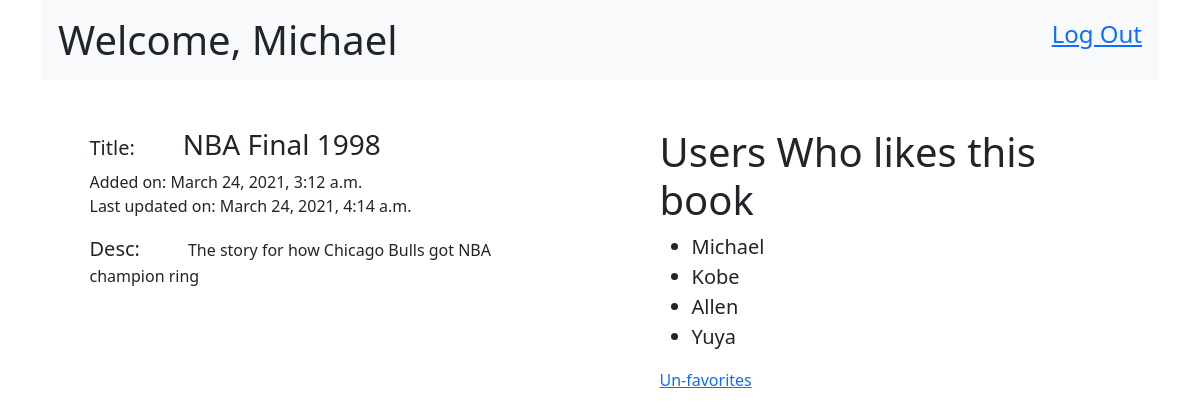
The app's page /books/2 (signed in) with its own data.
### login_app/models.py (models this page shows)
class Users(models.Model):
    first_name = models.CharField(max_length=45)
    last_name = models.CharField(max_length=45)
    email = models.CharField(max_length=255)
    password = models.CharField(max_length=255)
    created_at = models.DateTimeField(auto_now_add=True)
    updated_at = models.DateTimeField(auto_now=True)
    objects = UsersManager()

### favorite_books_app/models.py (models this page shows)
class Books(models.Model):
    title = models.CharField(max_length=100)
    description = models.TextField()
    uploaded_by = models.ForeignKey(Users, related_name="books_uploaded", on_delete=models.CASCADE)
    users_who_like = models.ManyToManyField(Users, related_name="liked_books")
    created_at = models.DateTimeField(null=True, auto_now_add=True)
    updated_at = models.DateTimeField(null=True, auto_now=True)
    objects = BooksManager()

### favorite_books_app/views.py (the view)
# urls.py: path('<int:book_id>', views.edit_book),
def edit_book(request, book_id):
    user = Users.objects.get(id=request.session['userid'])
    this_book = Books.objects.get(id=book_id)
    like_users = this_book.users_who_like.all()
    context = {
        'user': user,
        'book': this_book,
        'like_users': like_users,
    }
    return render(request, 'edit.html', context)

### favorite_books_app/templates/edit.html (shortened to what this page needs)
<!DOCTYPE html>
<html lang="en">
<head>
    <link href="https://cdn.jsdelivr.net/npm/bootstrap@5.0.0-beta2/dist/css/bootstrap.min.css" rel="stylesheet">
</head>
<body>
    <div class="container">
        <div class="header d-flex justify-content-between bg-light">
            <h1 class="m-3">Welcome, {{user.first_name}}</h1>
            <a href="/books/logout" class="m-3 fs-4">Log Out</a>
        </div>
        <div class="row mt-5 d-flex justify-content-around">
            {% if user.id is book.uploaded_by.id %}
            <div class="col-md-5">
                <ul>
                    {% for message in messages %}
                    <li>{{message}}</li>
                    {% endfor %}
                </ul>
                <form action="/books/{{book.id}}/update" method="POST">
                    {% csrf_token %}
                    <div class="container">
                        <div class="row">
                            <label for="colFormLabelLg" class="col-sm-2 col-form-label col-form-label-lg">Title:</label>
                            <div class="col-sm-10">
                                <input type="text" class="form-control form-control-lg" id="colFormLabelLg" name="title" value="{{book.title}}">
                            </div>
                        </div>
                        <p class="ps-5 ms-5">
                            Added on: {{book.created_at}}<br>
                            Last updated on: {{book.updated_at}}
                        </p>
                        <div class="row">
                            <label for="colFormLabelLg" class="col-sm-2 col-form-label col-form-label-lg">Description:</label>
                            <div class="col-sm-10 mt-5">
                                <textarea name="description" id="" cols="50" rows="3">{{book.description}}</textarea>
                            </div>
                        </div>
                    </div>
                    <div class="text-center mt-5">
                        <button type="submit" class="btn btn-primary btn-lg">Update</button>
                    </div>
                </form>
                <form action="/books/{{book.id}}/delete">
                    <button type="submit" class="btn btn-danger btn-lg" style="position: absolute; left: 465px; top: 435px;">Delete</button>
                </form>
            </div>
            <div class="col-md-5">
                <h2>Users Who likes this book</h2>
                <ul>
                    {% for like_user in like_users %}
                    <li class="fs-5">
                        <span class="me-3">{{like_user.first_name}}</span>
                        {% if user.id is like_user.id %}
                        <a href="/books/{{book.id}}/remove_favorite">Unfavorite</a>
                        {% endif %}
                    </li>
                    {% endfor %}
                </ul>
            </div>
            {% else %}
            <div class="col-md-5">
                <h3><span class="fs-5 me-5">Title:</span>{{book.title}}</h3>
                <p>
                    Added on: {{book.created_at}}<br>
                    Last updated on: {{book.updated_at}}
                </p>
                <p><span class="fs-5 me-5">Desc:</span>{{book.description}}</p>
            </div>
            <div class="col-md-5">
                <h1>Users Who likes this book</h1>
                <ul>
                    {% for like_user in like_users %}
                    <li class="fs-5 mb-0">{{like_user.first_name}}</li>
                    {% endfor %}
                </ul>
                {% if user in like_users %}
                <a href="/books/{{book.id}}/remove_favorite">Un-favorites</a>
                {% else %}
                <a href="/books/{{book.id}}/add_favorite">Add To Favorites</a>
                {% endif %}
            </div>
            {% endif %}
        </div>
    </div>
</body>
</html>

### records on screen
Users: first_name "Michael"
Books: title "NBA Final 1998", created_at "March 24, 2021, 3:12 a.m.", updated_at "March 24, 2021, 4:14 a.m.", description "The story for how Chicago Bulls got NBA champion ring"
Users: first_name "Kobe"
Users: first_name "Allen"
Users: first_name "Yuya"
